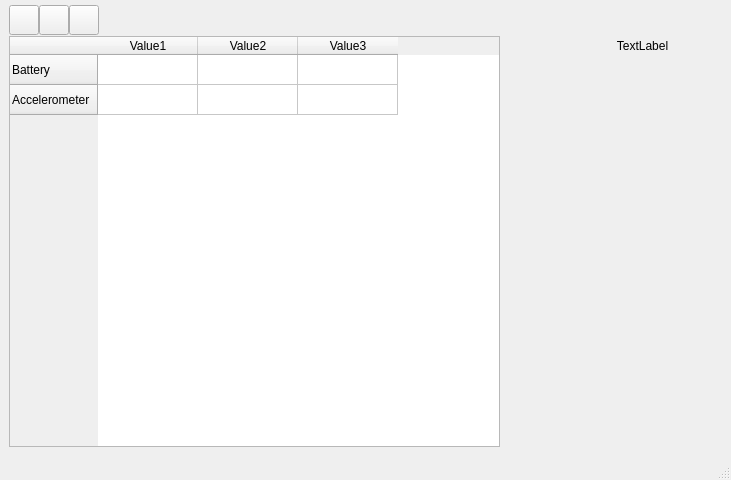
<?xml version="1.0" encoding="UTF-8"?>
<ui version="4.0">
 <class>MainWindow</class>
 <widget class="QMainWindow" name="MainWindow">
  <property name="geometry">
   <rect>
    <x>0</x>
    <y>0</y>
    <width>731</width>
    <height>480</height>
   </rect>
  </property>
  <property name="minimumSize">
   <size>
    <width>640</width>
    <height>480</height>
   </size>
  </property>
  <property name="windowTitle">
   <string>MainWindow</string>
  </property>
  <widget class="QWidget" name="centralwidget">
   <layout class="QGridLayout" name="gridLayout" rowstretch="0,0" columnstretch="4,1">
    <property name="topMargin">
     <number>0</number>
    </property>
    <property name="verticalSpacing">
     <number>6</number>
    </property>
    <item row="1" column="0">
     <widget class="QWidget" name="widget_2" native="true">
      <property name="enabled">
       <bool>true</bool>
      </property>
      <property name="sizePolicy">
       <sizepolicy hsizetype="Expanding" vsizetype="Expanding">
        <horstretch>0</horstretch>
        <verstretch>0</verstretch>
       </sizepolicy>
      </property>
      <property name="layoutDirection">
       <enum>Qt::LeftToRight</enum>
      </property>
      <widget class="QTableWidget" name="tableWidget">
       <property name="geometry">
        <rect>
         <x>0</x>
         <y>0</y>
         <width>491</width>
         <height>411</height>
        </rect>
       </property>
       <row>
        <property name="text">
         <string>Battery</string>
        </property>
       </row>
       <row>
        <property name="text">
         <string>Accelerometer</string>
        </property>
       </row>
       <column>
        <property name="text">
         <string>Value1</string>
        </property>
       </column>
       <column>
        <property name="text">
         <string>Value2</string>
        </property>
       </column>
       <column>
        <property name="text">
         <string>Value3</string>
        </property>
       </column>
      </widget>
     </widget>
    </item>
    <item row="1" column="1">
     <widget class="QWidget" name="widget" native="true">
      <widget class="QRadioButton" name="radioButton">
       <property name="geometry">
        <rect>
         <x>300</x>
         <y>90</y>
         <width>82</width>
         <height>17</height>
        </rect>
       </property>
       <property name="text">
        <string>RadioButton</string>
       </property>
      </widget>
      <widget class="QLabel" name="label">
       <property name="geometry">
        <rect>
         <x>-4</x>
         <y>0</y>
         <width>131</width>
         <height>20</height>
        </rect>
       </property>
       <property name="sizePolicy">
        <sizepolicy hsizetype="Preferred" vsizetype="Preferred">
         <horstretch>0</horstretch>
         <verstretch>0</verstretch>
        </sizepolicy>
       </property>
       <property name="text">
        <string>TextLabel</string>
       </property>
       <property name="alignment">
        <set>Qt::AlignCenter</set>
       </property>
      </widget>
     </widget>
    </item>
    <item row="0" column="0" colspan="2">
     <widget class="QWidget" name="button_header" native="true">
      <property name="sizePolicy">
       <sizepolicy hsizetype="Expanding" vsizetype="Preferred">
        <horstretch>0</horstretch>
        <verstretch>0</verstretch>
       </sizepolicy>
      </property>
      <property name="minimumSize">
       <size>
        <width>0</width>
        <height>30</height>
       </size>
      </property>
      <property name="maximumSize">
       <size>
        <width>16777215</width>
        <height>20</height>
       </size>
      </property>
      <widget class="QPushButton" name="pushButton">
       <property name="geometry">
        <rect>
         <x>0</x>
         <y>0</y>
         <width>30</width>
         <height>30</height>
        </rect>
       </property>
       <property name="minimumSize">
        <size>
         <width>30</width>
         <height>30</height>
        </size>
       </property>
       <property name="maximumSize">
        <size>
         <width>20</width>
         <height>20</height>
        </size>
       </property>
       <property name="text">
        <string/>
       </property>
       <property name="icon">
        <iconset>
         <normaloff>../../../Assets/icons8-synchronize-24.png</normaloff>../../../Assets/icons8-synchronize-24.png</iconset>
       </property>
       <property name="iconSize">
        <size>
         <width>24</width>
         <height>24</height>
        </size>
       </property>
      </widget>
      <widget class="QPushButton" name="pushButton_2">
       <property name="geometry">
        <rect>
         <x>30</x>
         <y>0</y>
         <width>30</width>
         <height>30</height>
        </rect>
       </property>
       <property name="minimumSize">
        <size>
         <width>30</width>
         <height>30</height>
        </size>
       </property>
       <property name="maximumSize">
        <size>
         <width>20</width>
         <height>20</height>
        </size>
       </property>
       <property name="text">
        <string/>
       </property>
       <property name="icon">
        <iconset>
         <normaloff>../../../Assets/icons8-edit-24.png</normaloff>../../../Assets/icons8-edit-24.png</iconset>
       </property>
       <property name="iconSize">
        <size>
         <width>24</width>
         <height>24</height>
        </size>
       </property>
      </widget>
      <widget class="QPushButton" name="pushButton_3">
       <property name="geometry">
        <rect>
         <x>60</x>
         <y>0</y>
         <width>30</width>
         <height>30</height>
        </rect>
       </property>
       <property name="minimumSize">
        <size>
         <width>30</width>
         <height>30</height>
        </size>
       </property>
       <property name="maximumSize">
        <size>
         <width>20</width>
         <height>20</height>
        </size>
       </property>
       <property name="text">
        <string/>
       </property>
       <property name="icon">
        <iconset>
         <normaloff>../../../Assets/icons8-settings-filled-24.png</normaloff>../../../Assets/icons8-settings-filled-24.png</iconset>
       </property>
       <property name="iconSize">
        <size>
         <width>24</width>
         <height>24</height>
        </size>
       </property>
      </widget>
     </widget>
    </item>
   </layout>
  </widget>
  <widget class="QStatusBar" name="statusbar"/>
 </widget>
 <resources/>
 <connections/>
</ui>
